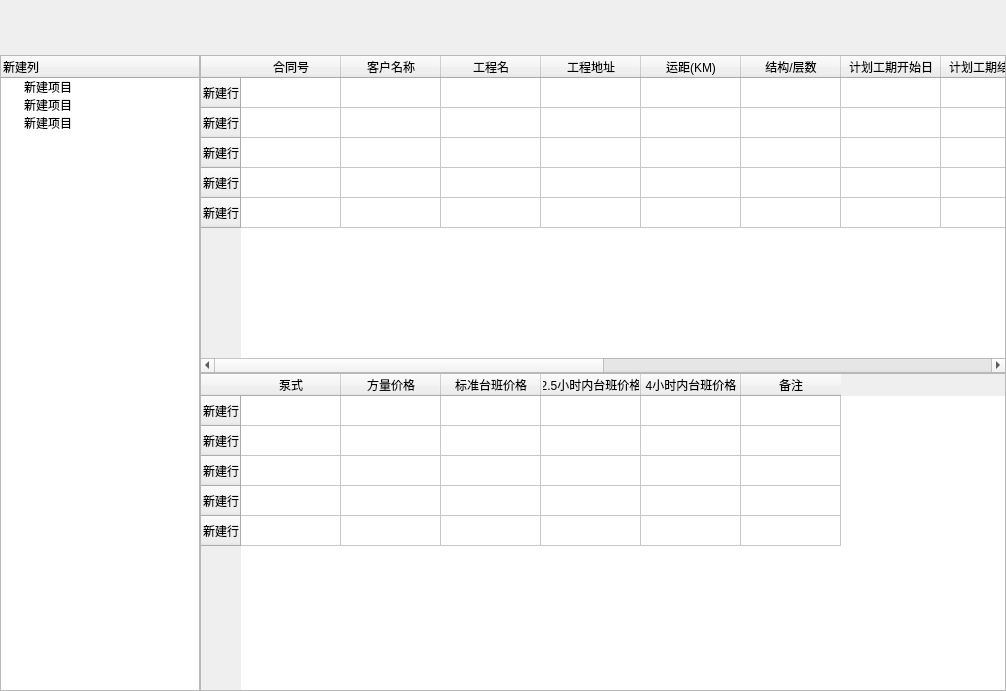
<?xml version="1.0" encoding="UTF-8"?>
<ui version="4.0">
 <class>ContractWidget</class>
 <widget class="QWidget" name="ContractWidget">
  <property name="geometry">
   <rect>
    <x>0</x>
    <y>0</y>
    <width>1006</width>
    <height>691</height>
   </rect>
  </property>
  <property name="windowTitle">
   <string>Form</string>
  </property>
  <layout class="QVBoxLayout" name="mainVerticalLayout">
   <property name="spacing">
    <number>0</number>
   </property>
   <property name="leftMargin">
    <number>0</number>
   </property>
   <property name="topMargin">
    <number>0</number>
   </property>
   <property name="rightMargin">
    <number>0</number>
   </property>
   <property name="bottomMargin">
    <number>0</number>
   </property>
   <item>
    <widget class="QWidget" name="toolBarWidget" native="true">
     <property name="minimumSize">
      <size>
       <width>0</width>
       <height>55</height>
      </size>
     </property>
     <property name="maximumSize">
      <size>
       <width>16777215</width>
       <height>55</height>
      </size>
     </property>
     <layout class="QHBoxLayout" name="toolBarHorizonLayout">
      <property name="spacing">
       <number>0</number>
      </property>
      <property name="leftMargin">
       <number>0</number>
      </property>
      <property name="topMargin">
       <number>0</number>
      </property>
      <property name="rightMargin">
       <number>0</number>
      </property>
      <property name="bottomMargin">
       <number>0</number>
      </property>
     </layout>
    </widget>
   </item>
   <item>
    <widget class="QWidget" name="formWidget" native="true">
     <layout class="QHBoxLayout" name="horizontalLayout">
      <property name="spacing">
       <number>0</number>
      </property>
      <property name="leftMargin">
       <number>0</number>
      </property>
      <property name="topMargin">
       <number>0</number>
      </property>
      <property name="rightMargin">
       <number>0</number>
      </property>
      <property name="bottomMargin">
       <number>0</number>
      </property>
      <item>
       <widget class="QTreeWidget" name="clientTreeWidget">
        <property name="minimumSize">
         <size>
          <width>200</width>
          <height>0</height>
         </size>
        </property>
        <property name="maximumSize">
         <size>
          <width>200</width>
          <height>16777215</height>
         </size>
        </property>
        <column>
         <property name="text">
          <string>新建列</string>
         </property>
        </column>
        <item>
         <property name="text">
          <string>新建项目</string>
         </property>
        </item>
        <item>
         <property name="text">
          <string>新建项目</string>
         </property>
        </item>
        <item>
         <property name="text">
          <string>新建项目</string>
         </property>
        </item>
       </widget>
      </item>
      <item>
       <widget class="QWidget" name="contractWidget" native="true">
        <layout class="QVBoxLayout" name="contractVerticalLayout" stretch="1,1">
         <property name="spacing">
          <number>0</number>
         </property>
         <property name="leftMargin">
          <number>0</number>
         </property>
         <property name="topMargin">
          <number>0</number>
         </property>
         <property name="rightMargin">
          <number>0</number>
         </property>
         <property name="bottomMargin">
          <number>0</number>
         </property>
         <item>
          <widget class="QTableWidget" name="contractTableWidget">
           <row>
            <property name="text">
             <string>新建行</string>
            </property>
           </row>
           <row>
            <property name="text">
             <string>新建行</string>
            </property>
           </row>
           <row>
            <property name="text">
             <string>新建行</string>
            </property>
           </row>
           <row>
            <property name="text">
             <string>新建行</string>
            </property>
           </row>
           <row>
            <property name="text">
             <string>新建行</string>
            </property>
           </row>
           <column>
            <property name="text">
             <string>合同号</string>
            </property>
           </column>
           <column>
            <property name="text">
             <string>客户名称</string>
            </property>
           </column>
           <column>
            <property name="text">
             <string>工程名</string>
            </property>
           </column>
           <column>
            <property name="text">
             <string>工程地址</string>
            </property>
           </column>
           <column>
            <property name="text">
             <string>运距(KM)</string>
            </property>
           </column>
           <column>
            <property name="text">
             <string>结构/层数</string>
            </property>
           </column>
           <column>
            <property name="text">
             <string>计划工期开始日</string>
            </property>
           </column>
           <column>
            <property name="text">
             <string>计划工期结束日</string>
            </property>
           </column>
           <column>
            <property name="text">
             <string>签订日期</string>
            </property>
           </column>
           <column>
            <property name="text">
             <string>税率%</string>
            </property>
           </column>
           <column>
            <property name="text">
             <string>含税</string>
            </property>
           </column>
           <column>
            <property name="text">
             <string>租赁要求</string>
            </property>
           </column>
           <column>
            <property name="text">
             <string>补充协议</string>
            </property>
           </column>
           <column>
            <property name="text">
             <string>备注</string>
            </property>
           </column>
          </widget>
         </item>
         <item>
          <widget class="QTableWidget" name="priceTableWidget">
           <row>
            <property name="text">
             <string>新建行</string>
            </property>
           </row>
           <row>
            <property name="text">
             <string>新建行</string>
            </property>
           </row>
           <row>
            <property name="text">
             <string>新建行</string>
            </property>
           </row>
           <row>
            <property name="text">
             <string>新建行</string>
            </property>
           </row>
           <row>
            <property name="text">
             <string>新建行</string>
            </property>
           </row>
           <column>
            <property name="text">
             <string>泵式</string>
            </property>
           </column>
           <column>
            <property name="text">
             <string>方量价格</string>
            </property>
           </column>
           <column>
            <property name="text">
             <string>标准台班价格</string>
            </property>
           </column>
           <column>
            <property name="text">
             <string>2.5小时内台班价格</string>
            </property>
           </column>
           <column>
            <property name="text">
             <string>4小时内台班价格</string>
            </property>
           </column>
           <column>
            <property name="text">
             <string>备注</string>
            </property>
           </column>
          </widget>
         </item>
        </layout>
       </widget>
      </item>
     </layout>
    </widget>
   </item>
  </layout>
 </widget>
 <resources/>
 <connections/>
</ui>
